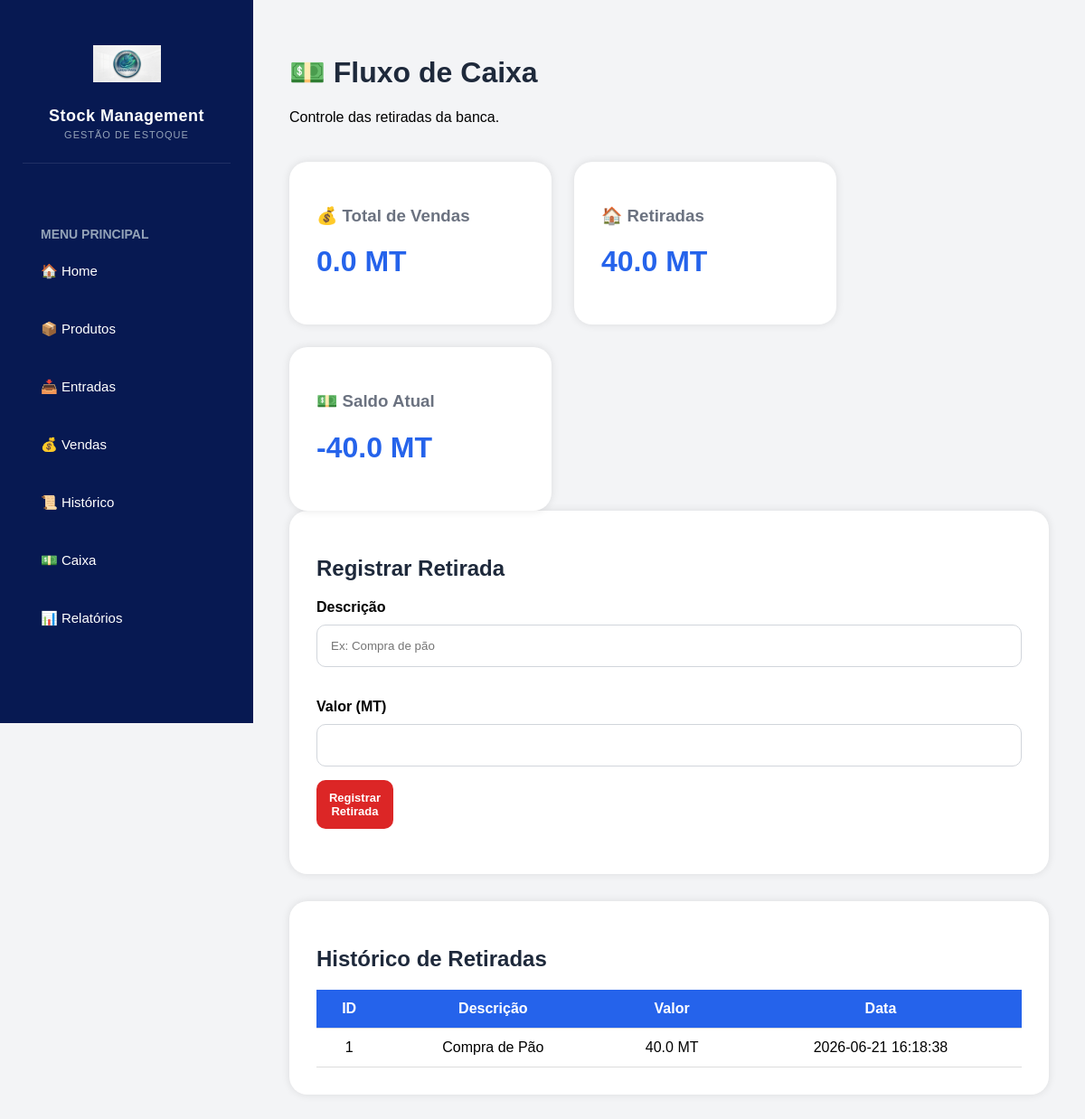
The app's page /cashflow, older data.
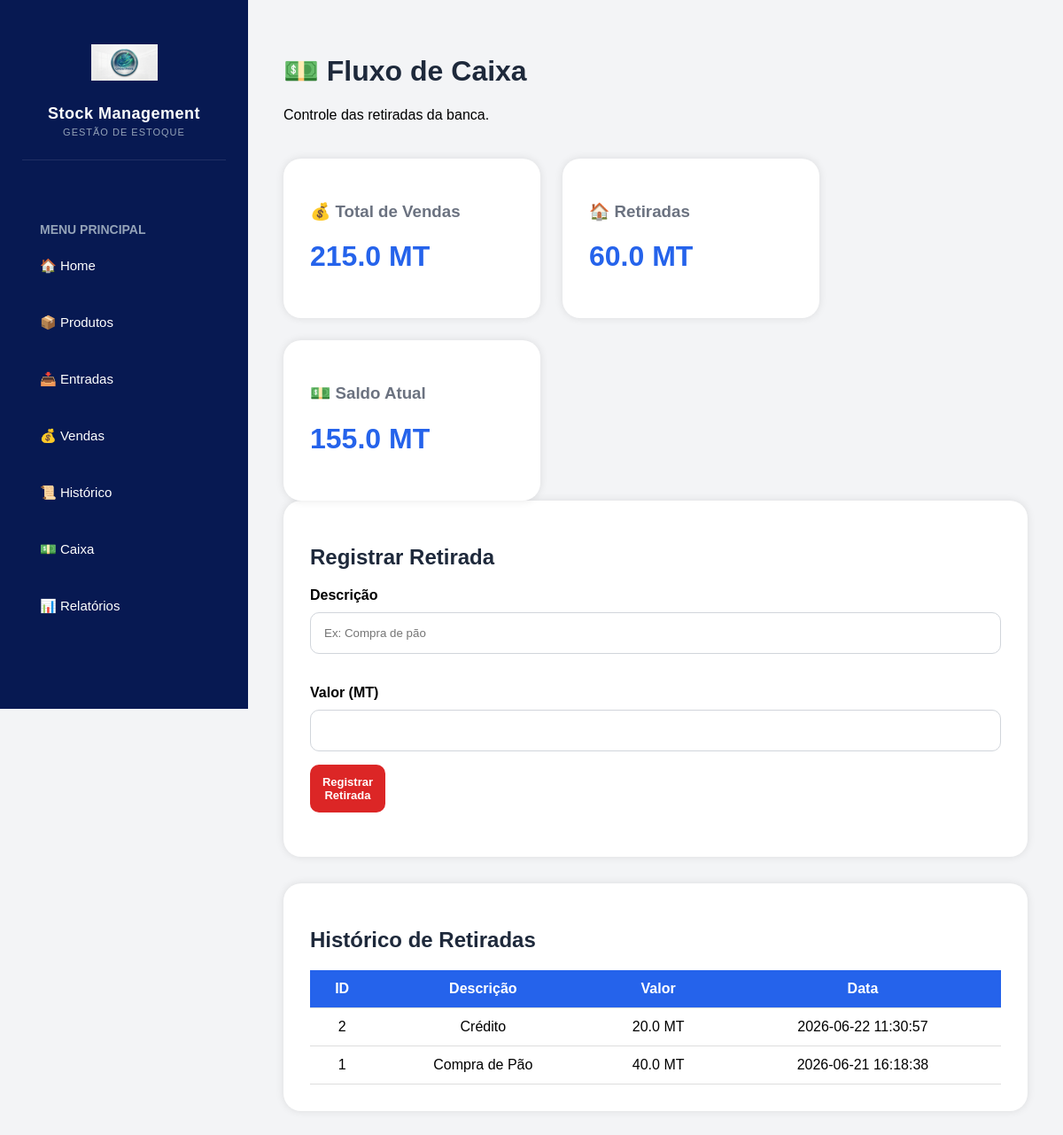
The same page, newer data.
### tables this page shows
CREATE TABLE cash_flow(

    id INTEGER PRIMARY KEY AUTOINCREMENT,
    
    description TEXT NOT NULL,
    
    amount REAL NOT NULL,
    
    date TIMESTAMP DEFAULT CURRENT_TIMESTAMP
    
);

### app.py (the view, shortened to what this page needs)
@app.route('/cashflow', methods=['GET', 'POST'])
def cashflow():
    connection = sqlite3.connect('database/database.db')
    cursor = connection.cursor()
    cursor.execute(
        '''
        SELECT *
        FROM cash_flow
        ORDER BY id DESC
        '''
    )
    withdrawals = cursor.fetchall()
    cursor.execute(
        '''
        SELECT SUM(total_value)
        FROM stock_movements
        WHERE movement_type='Saída'
        '''
    )
    total_sales = cursor.fetchone()[0]
    if total_sales is None:
        total_sales = 0
    cursor.execute(
        '''
        SELECT SUM(amount)
        FROM cash_flow
        '''
    )
    total_withdrawals = cursor.fetchone()[0]
    if total_withdrawals is None:
        total_withdrawals = 0
    balance = total_sales - total_withdrawals
    connection.close()
    return render_template(
        'cashflow.html',
        withdrawals=withdrawals,
        total_sales=round(total_sales,2),
        total_withdrawals=round(total_withdrawals,2),
        balance=round(balance,2)
    )

### templates/cashflow.html
{% extends 'base.html' %}
{% block content %}
<h1>💵 Fluxo de Caixa</h1>
<p>
Controle das retiradas da banca.
</p>
<div class="dashboard">
    <div class="dashboard-card">
        <h3>💰 Total de Vendas</h3>
        <h1>
            {{ total_sales }} MT
        </h1>
    </div>
    <div class="dashboard-card">
        <h3>🏠 Retiradas</h3>
        <h1>
            {{ total_withdrawals }} MT
        </h1>
    </div>
    <div class="dashboard-card">
        <h3>💵 Saldo Atual</h3>
        <h1>
            {{ balance }} MT
        </h1>
    </div>
</div>
<div class="card">
<h2>
Registrar Retirada
</h2>
<form method="POST">
<label>
Descrição
</label>
<input
type="text"
name="description"
required
placeholder="Ex: Compra de pão"
>
<label>
Valor (MT)
</label>
<input
type="number"
step="0.01"
name="amount"
required
>
<button class="btn-red">
Registrar Retirada
</button>
</form>
</div>
<div class="card">
<h2>
Histórico de Retiradas
</h2>
<table>
<tr>
<th>ID</th>
<th>Descrição</th>
<th>Valor</th>
<th>Data</th>
</tr>
{% for withdrawal in withdrawals %}
<tr>
<td>
{{ withdrawal[0] }}
</td>
<td>
{{ withdrawal[1] }}
</td>
<td>
{{ withdrawal[2] }} MT
</td>
<td>
{{ withdrawal[3] }}
</td>
</tr>
{% endfor %}
</table>
</div>
{% endblock %}

Row changes from the older to the newer data that the page shows:
added cash_flow: id "2", description "Crédito", amount "20.0", date "2026-06-22 11:30:57"
Text that changed along with them:
{{ total_sales }}: "0.0" → "215.0"
{{ total_withdrawals }}: "40.0" → "60.0"
{{ balance }}: "-40.0" → "155.0"
